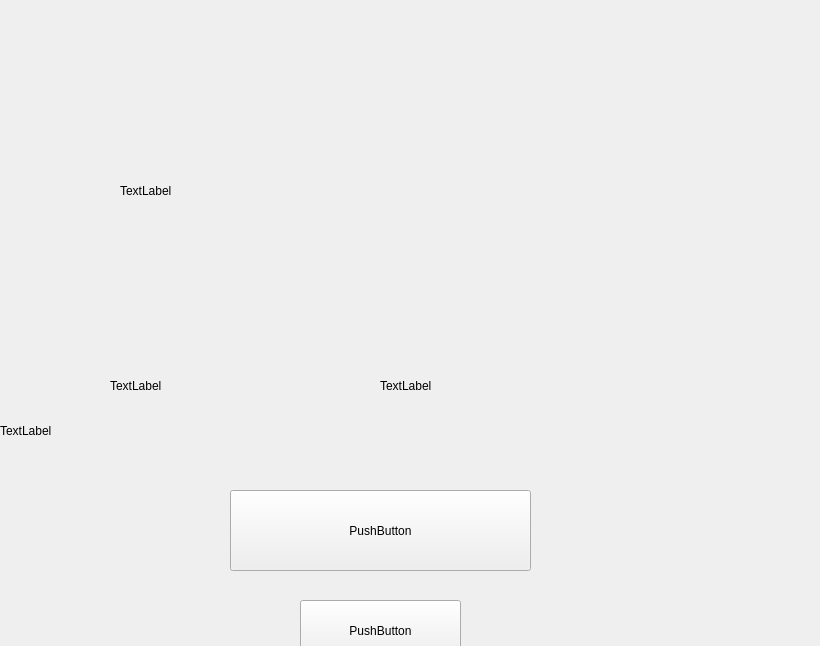
<?xml version="1.0" encoding="UTF-8"?>
<ui version="4.0">
 <class>GameOver</class>
 <widget class="QWidget" name="GameOver">
  <property name="geometry">
   <rect>
    <x>0</x>
    <y>0</y>
    <width>820</width>
    <height>646</height>
   </rect>
  </property>
  <property name="windowTitle">
   <string>Form</string>
  </property>
  <widget class="QLabel" name="over">
   <property name="geometry">
    <rect>
     <x>120</x>
     <y>100</y>
     <width>621</width>
     <height>181</height>
    </rect>
   </property>
   <property name="text">
    <string>TextLabel</string>
   </property>
  </widget>
  <widget class="QLabel" name="Score_char">
   <property name="geometry">
    <rect>
     <x>110</x>
     <y>340</y>
     <width>191</width>
     <height>91</height>
    </rect>
   </property>
   <property name="text">
    <string>TextLabel</string>
   </property>
  </widget>
  <widget class="QLabel" name="Score_int">
   <property name="geometry">
    <rect>
     <x>380</x>
     <y>340</y>
     <width>441</width>
     <height>91</height>
    </rect>
   </property>
   <property name="text">
    <string>TextLabel</string>
   </property>
  </widget>
  <widget class="QPushButton" name="Restart">
   <property name="geometry">
    <rect>
     <x>230</x>
     <y>490</y>
     <width>301</width>
     <height>81</height>
    </rect>
   </property>
   <property name="text">
    <string>PushButton</string>
   </property>
  </widget>
  <widget class="QLabel" name="Background">
   <property name="geometry">
    <rect>
     <x>0</x>
     <y>-10</y>
     <width>821</width>
     <height>881</height>
    </rect>
   </property>
   <property name="text">
    <string>TextLabel</string>
   </property>
  </widget>
  <widget class="QPushButton" name="Exit">
   <property name="geometry">
    <rect>
     <x>300</x>
     <y>600</y>
     <width>161</width>
     <height>61</height>
    </rect>
   </property>
   <property name="text">
    <string>PushButton</string>
   </property>
  </widget>
  <zorder>Background</zorder>
  <zorder>Exit</zorder>
  <zorder>Restart</zorder>
  <zorder>over</zorder>
  <zorder>Score_char</zorder>
  <zorder>Score_int</zorder>
 </widget>
 <resources/>
 <connections/>
</ui>
